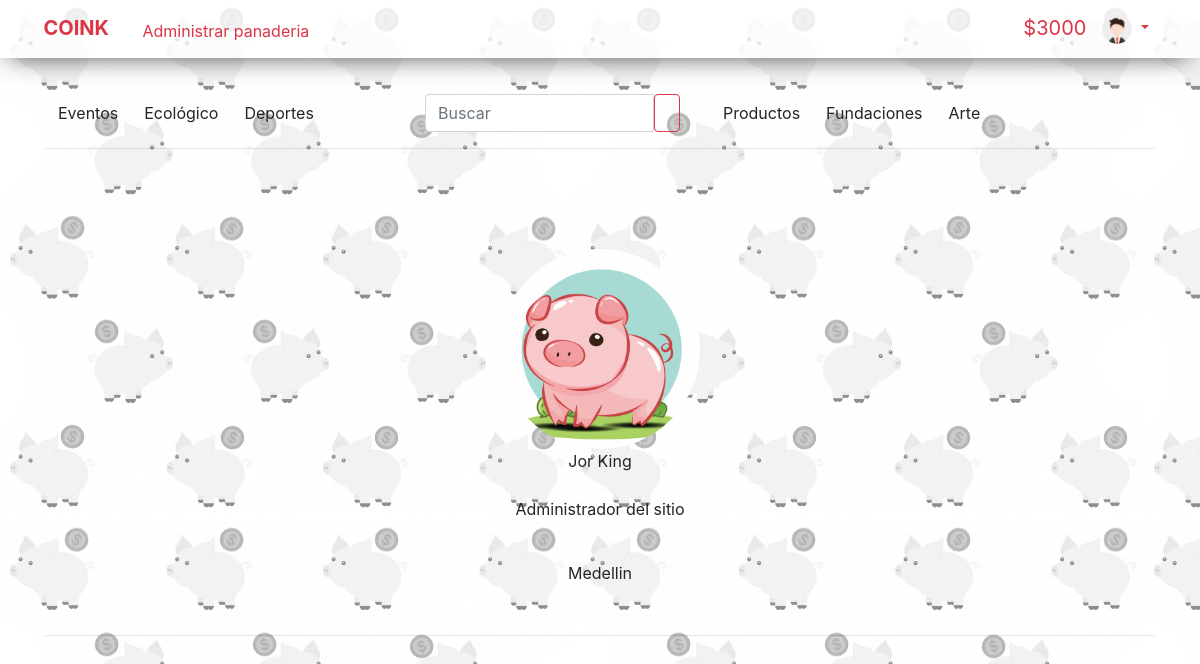
Page /perfil.php?user=1 (signed in) on the committed database.
### tables this page shows
CREATE TABLE `proyecto` (
  `id` int(11) NOT NULL,
  `id_user` int(11) NOT NULL,
  `nom_proyecto` varchar(100) NOT NULL,
  `estado` varchar(100) NOT NULL,
  `categoria` varchar(100) NOT NULL,
  `p_principal` varchar(500) NOT NULL,
  `imagen_p` varchar(100) NOT NULL,
  `video_p` varchar(100) NOT NULL,
  `n_con` int(11) NOT NULL
);

CREATE TABLE `usuarios` (
  `id` int(11) NOT NULL,
  `nombres` varchar(50) NOT NULL,
  `aprellidos` varchar(50) NOT NULL,
  `correo` varchar(50) NOT NULL,
  `contra` varchar(50) NOT NULL,
  `cargo` varchar(50) NOT NULL,
  `estado` varchar(50) NOT NULL,
  `descripcion` varchar(120) NOT NULL,
  `identificacion` int(11) NOT NULL,
  `municipio` text NOT NULL,
  `fecha` datetime NOT NULL DEFAULT current_timestamp(),
  `dirrecion` varchar(50) NOT NULL,
  `saldo` double NOT NULL,
  `foto` varchar(200) NOT NULL
);

### php/funciones.php (called while the page is built, shortened)
   <?php
function getNombre($conexion,$id_u){
  $query = mysqli_query($conexion,"SELECT * FROM usuarios WHERE id='$id_u'");
  $row = mysqli_fetch_array($query);
  $nombre = $row['nombres'];
  return $nombre;
}
function getApellido($conexion,$id_u){
  $query = mysqli_query($conexion,"SELECT * FROM `usuarios` WHERE id='$id_u'");
  $row = mysqli_fetch_array($query);
  $apellido = $row['aprellidos'];
  return $apellido;
}
function getDescripcion($conexion,$id_u){
  $query = mysqli_query($conexion,"SELECT * FROM usuarios WHERE id='$id_u'");
  $row = mysqli_fetch_array($query);
  $nombre = $row['descripcion'];
  return $nombre;
}
function getMunicipio($conexion,$id_u){
  $query = mysqli_query($conexion,"SELECT * FROM usuarios WHERE id='$id_u'");
  $row = mysqli_fetch_array($query);
  $nombre = $row['municipio'];
  return $nombre;
}
function getImagen($conexion,$id){
  $query = mysqli_query($conexion,"SELECT * FROM usuarios WHERE id='$id'");
  $row = mysqli_fetch_array($query);
  $imagen = $row['foto'];
  return $imagen;
}
    ?>

### perfil.php (the view, shortened to what this page needs)
<?php
   $link = "perfil.php";
   include("menu.php");
  if(isset($_GET['user'])){
    $id_user = $_GET['user'];
    $query= mysqli_query($conexion,"SELECT * FROM usuarios WHERE id='$id_user'");
    $num = mysqli_num_rows($query);
    if($num > 0){
      ?>
<br><br> <br>
    <center>
    <div class="container">
    <?php
    $imagen = getImagen($conexion,$id_user);
    if($imagen == ""){
      ?>
      <img type ="file" src="img/ava.png " class="im-p "alt="">
      <?php
    }else{
      ?>
      <img type ="file" src="<?php echo $imagen?>" class="im-p "alt="">
      <?php
    }
    echo "<br>".getNombre($conexion,$id_user)." ".getApellido($conexion,$id_user);
    echo "<br><br> <p class='text-muthed'>".getDescripcion($conexion,$id_user)."</p>";
    echo "<br>".getMunicipio($conexion,$id_user)."</p>";
    ?>
      <?php
    }else{
      echo "window.location='index.php'";
    }
      }
      ?>
    </div>
</center>
 <div class="cont-1 container">
 <hr>
  </div>
<br><br><br>
  </body>
</html>

### menu.php (shortened to what this page needs)
<?php
include('php/funciones.php');
?>
<!doctype html>
<html lang="en">
<head>
  <link rel="stylesheet" href="https://use.fontawesome.com/releases/v5.9.0/css/all.css"integrity="sha384-i1LQnF23gykqWXg6jxC2ZbCbUMxyw5gLZY6UiUS98LYV5unm8GWmfkIS6jqJfb4E">
  <link rel="stylesheet" href="https://stackpath.bootstrapcdn.com/bootstrap/4.3.1/css/bootstrap.min.css">
  <link rel="stylesheet" href="css/est.css">
  <link rel="stylesheet" href="css/estilo_perfil.css">
  <link rel="stylesheet" href="css/estilo_subida.css">
  <link rel="stylesheet" href="css/estilo_vista.css">
  <link rel="stylesheet" href="css/estilo_carta.css">
  <link rel="stylesheet" href="bcss/bootstrap.min.css">
</head>
<body style="user-select:none; ">
<form action="<?php $_SERVER['PHP_SELF']?>" method="post">
  <div class="con container-fluid py-2">
  <div class="row ">
    <div class="col-12 ">
      <span class="navbar-toggler-icon"></span>
    <a class="navbar-brand text-danger font-weight-bold" href="index.php"><i class="fas fa-piggy-bank text-danger"></i>COINK</a>
  <?php
if(isset($_SESSION['id'])){
  $id = $_SESSION['id'];
$query = mysqli_query($conexion,"SELECT * FROM usuarios WHERE id='$id'");
$row = mysqli_fetch_array($query);
$saldo = $row['saldo'];
if($link == "sub-pro.php" || $link == "admin_p.php"){
  ?>
  <?php
}else{
  if($cargo = $row['cargo'] == "admin"){
    ?>
    <a class="btn subir text-danger" href="admin_p.php"><span style="cursor:pointer;">Administrar proyectos</span> </a>
    <?php
  }else{
      ?>
    </form>
    <?php
    if($row['identificacion']>0 && $row['dirrecion'] != "" && $row['fecha']!=""){
      $query = mysqli_query($conexion,"SELECT * FROM proyecto WHERE id_user='$id'");
      $num = mysqli_num_rows($query);
      $row = mysqli_fetch_array($query);
      if($num >0 && $row['estado'] != "ban" ){
        $titulo = $row['nom_proyecto'];
        ?>
        <button class="btn subir text-danger" name="admin_p"><span style="cursor:pointer;"> Administrar <?php echo $titulo?></span> </button>
        <?php
      }else{
       ?>
      <a class="btn subir text-danger" href="sub-pro.php"><span style="cursor:pointer;"> Subir un proyecto</span> </a>
      <?php
      }
    }else{
      ?>
      <a class="btn  subir text-danger" data-toggle="modal" data-target="#registroDos"><span style="cursor:pointer;"> Subir un proyecto</span> </a>
      <?php
    }
  }
}
  ?>
   <div class="btn-group mr-4 float-right">
   <p class="subir text-danger" style="font-size:20px; margin:5px;"><span class=" " ><?php  echo "$".$saldo ?></span> </p>
  <button type="button" class="btn btn-outline-danger dropdown-toggle border-0 " data-toggle="dropdown" aria-haspopup="true" aria-expanded="false">
  <?php
    $imagen = getImagen($conexion,$id);
    if($imagen == ""){
      ?>
      <img type ="file" src="img/ava.png " class="img-fluid rounded-circle img_button" alt="Responsive image">
      <?php
    }else{
      ?>
      <img type ="file" src="<?php echo $imagen?>" class="img-fluid rounded-circle img_button" alt="Responsive image">
      <?php
    }
 ?>
  </button>
</div>
  <?php
  }
?>
  <br>
  <div class="container">
    <div class="row" >
      <div class="col-sm-4 col-lg-4">
      <?php
      echo "<a href='categoria.php?cate=eventos&color=violet' style=''class='btn6 btn btnn'><i class='fas fa-glass-cheers'></i> Eventos</a>";
      echo "<a href='categoria.php?cate=ecologia&color=yellowgreen' class='btn3 btn'><i class='fas fa-leaf'> </i> Ecológico</a>";
      echo "<a href='categoria.php?cate=deportes&color=red' class='btn4 btn'> <i class='fas fa-running' ></i> Deportes</a>";
      ?>
      </div>
      <?php
      if($link == "sub-pro.php"){
        ?>
        <div class="col-sm-4 col-lg-3 buscador">
        </div>
        <?php
      }else{
        ?>
        <div class="col-sm-3 col-3 buscador">
        <form action="<?php $_SERVER['PHP_SELF'] ?>" method="post">
        <div class="input-group">
      <input class="form-control buscador" type="text"  placeholder="Buscar" aria-label="Bucar" name="palabra">
      <button class="btn btn-outline-danger my-2 my-sm-0" type="submit" name="buscar"><i class="fas fa-search"></i></button>
      </div>
      </form>
      </div>
      <?php
      }
      ?>
      <div class="col-sm-4 col-lg-5" >
      <?php
       echo "<a class='btn2 btn' href='categoria.php?cate=arte&color=blue'> <i class='fas fa-paint-brush'> </i> Arte</a>";
       echo "<a href='categoria.php?cate=productos&color=gold' class='btn5 btn btnn'> <i class='fas fa-box-open'> </i> Productos</a>";
       echo "<a href='categoria.php?cate=fundaciones&color=orangered' class='btn7 btn btnn'><i class='fas fa-home'> </i> Fundaciones</a>";
      ?>
      </div>
      <div class="col-12">
        <hr >
      </div>
    </div>
  </div>

### css/est.css (style rules this page uses)
.container { margin-top: 12px ; }
.con { margin-top: 0px; background: rgba(255,255,255,0.75); -webkit-box-shadow: -2px 9px 27px -11px rgba(0,0,0,0.75); -moz-box-shadow: -2px 9px 27px -11px rgba(0,0,0,0.75); box-shadow: -2px 9px 27px -11px rgba(0,0,0,0.75); }
.im-p { width: 200px; height: 200px; border-radius: 50%; }
a:link { text-decoration: none; }
.cont-1 { margin-top: 50px; }
.btnn { float: left; }
:root { --bg: #fff; --color: #ED3B58; --font: Montserrat, Roboto, Helvetica, Arial, sans-serif; }
.buscador { border-color:rgba(255, 25, 0, 0.8); }

### css/estilo_perfil.css (style rules this page uses)
body { background-image: url(/img/fondo3.jpg); background-attachment: fixed; }

### css/estilo_subida.css (style rules this page uses)
* { margin: 0px; padding: 0px; }
.img_button { height: 30px; width: 30px; }

### css/estilo_vista.css (style rules this page uses)
.btn { outline-offset: 0px; }

### css/estilo_carta.css (style rules this page uses)
a { text-decoration: none; }
button { background-color: white; border: none; outline: none; outline-color: white; }

### rows in the picture
proyecto: nom_proyecto "panaderia"
usuarios: saldo "3000"
usuarios: foto (picture), nombres "Jor", aprellidos "King", descripcion "Administrador del sitio", municipio "Medellin"
